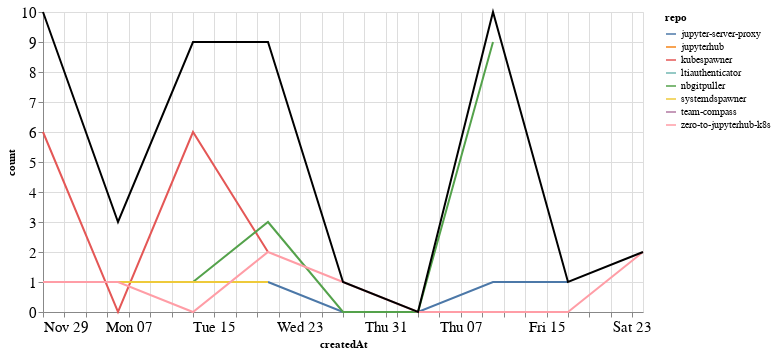

Notebook code cell kept with this figure:
### Markdown cell above
### Comments

### Code cell
comments_time = comments.groupby('repo').resample('W', on='createdAt').count()['author'].reset_index()
comments_time = comments_time.rename(columns={'author': 'count'})
comments_time_total = comments_time.groupby('createdAt').agg({"count": "sum"}).reset_index()
ch1 = alt.Chart(comments_time, width=600).mark_line().encode(
    x='createdAt',
    y='count',
    color='repo',
    tooltip="repo"
)

ch2 = alt.Chart(comments_time_total, width=600).mark_line(color="black").encode(
    x='createdAt',
    y='count',
)

ch1 + ch2

### Figure 1 — Vega-Lite specification as saved in the notebook (floating-point values rounded to 4 significant figures)
{"config": {"axisLeft": {"labelFontSize": 15}, "axisBottom": {"labelFontSize": 15}}, "layer": [{"data": {"name": "data-8d3aff73a09f7ca9790e66d4ea1afeee"}, "mark": "line", "encoding": {"color": {"type": "nominal", "field": "repo"}, "tooltip": {"type": "nominal", "field": "repo"}, "x": {"type": "temporal", "field": "createdAt"}, "y": {"type": "quantitative", "field": "count"}}, "width": 600}, {"data": {"name": "data-d91935afa4d1a458c2eb40c93f156026"}, "mark": {"type": "line", "color": "black"}, "encoding": {"x": {"type": "temporal", "field": "createdAt"}, "y": {"type": "quantitative", "field": "count"}}, "width": 600}], "$schema": "https://vega.github.io/schema/vega-lite/v4.8.1.json", "datasets": {"data-8d3aff73a09f7ca9790e66d4ea1afeee": [{"repo": "jupyter-server-proxy", "createdAt": "2020-12-20T00:00:00", "count": 1}, {"repo": "jupyter-server-proxy", "createdAt": "2020-12-27T00:00:00", "count": 0}, {"repo": "jupyter-server-proxy", "createdAt": "2021-01-03T00:00:00", "count": 0}, {"repo": "jupyter-server-proxy", "createdAt": "2021-01-10T00:00:00", "count": 1}, {"repo": "jupyter-server-proxy", "createdAt": "2021-01-17T00:00:00", "count": 1}, {"repo": "jupyterhub", "createdAt": "2020-11-29T00:00:00", "count": 1}, {"repo": "kubespawner", "createdAt": "2020-11-29T00:00:00", "count": 6}, {"repo": "kubespawner", "createdAt": "2020-12-06T00:00:00", "count": 0}, {"repo": "kubespawner", "createdAt": "2020-12-13T00:00:00", "count": 6}, {"repo": "kubespawner", "createdAt": "2020-12-20T00:00:00", "count": 2}, {"repo": "ltiauthenticator", "createdAt": "2020-12-06T00:00:00", "count": 1}, {"repo": "ltiauthenticator", "createdAt": "2020-12-13T00:00:00", "count": 1}, {"repo": "nbgitpuller", "createdAt": "2020-12-13T00:00:00", "count": 1}, {"repo": "nbgitpuller", "createdAt": "2020-12-20T00:00:00", "count": 3}, {"repo": "nbgitpuller", "createdAt": "2020-12-27T00:00:00", "count": 0}, {"repo": "nbgitpuller", "createdAt": "2021-01-03T00:00:00", "count": 0}, {"repo": "nbgitpuller", "createdAt": "2021-01-10T00:00:00", "count": 9}, {"repo": "systemdspawner", "createdAt": "2020-12-06T00:00:00", "count": 1}, {"repo": "systemdspawner", "createdAt": "2020-12-13T00:00:00", "count": 1}, {"repo": "systemdspawner", "createdAt": "2020-12-20T00:00:00", "count": 1}, {"repo": "team-compass", "createdAt": "2020-11-29T00:00:00", "count": 2}, {"repo": "zero-to-jupyterhub-k8s", "createdAt": "2020-11-29T00:00:00", "count": 1}, {"repo": "zero-to-jupyterhub-k8s", "createdAt": "2020-12-06T00:00:00", "count": 1}, {"repo": "zero-to-jupyterhub-k8s", "createdAt": "2020-12-13T00:00:00", "count": 0}, {"repo": "zero-to-jupyterhub-k8s", "createdAt": "2020-12-20T00:00:00", "count": 2}, {"repo": "zero-to-jupyterhub-k8s", "createdAt": "2020-12-27T00:00:00", "count": 1}, {"repo": "zero-to-jupyterhub-k8s", "createdAt": "2021-01-03T00:00:00", "count": 0}, {"repo": "zero-to-jupyterhub-k8s", "createdAt": "2021-01-10T00:00:00", "count": 0}, {"repo": "zero-to-jupyterhub-k8s", "createdAt": "2021-01-17T00:00:00", "count": 0}, {"repo": "zero-to-jupyterhub-k8s", "createdAt": "2021-01-24T00:00:00", "count": 2}], "data-d91935afa4d1a458c2eb40c93f156026": [{"createdAt": "2020-11-29T00:00:00", "count": 10}, {"createdAt": "2020-12-06T00:00:00", "count": 3}, {"createdAt": "2020-12-13T00:00:00", "count": 9}, {"createdAt": "2020-12-20T00:00:00", "count": 9}, {"createdAt": "2020-12-27T00:00:00", "count": 1}, {"createdAt": "2021-01-03T00:00:00", "count": 0}, {"createdAt": "2021-01-10T00:00:00", "count": 10}, {"createdAt": "2021-01-17T00:00:00", "count": 1}, {"createdAt": "2021-01-24T00:00:00", "count": 2}]}}
